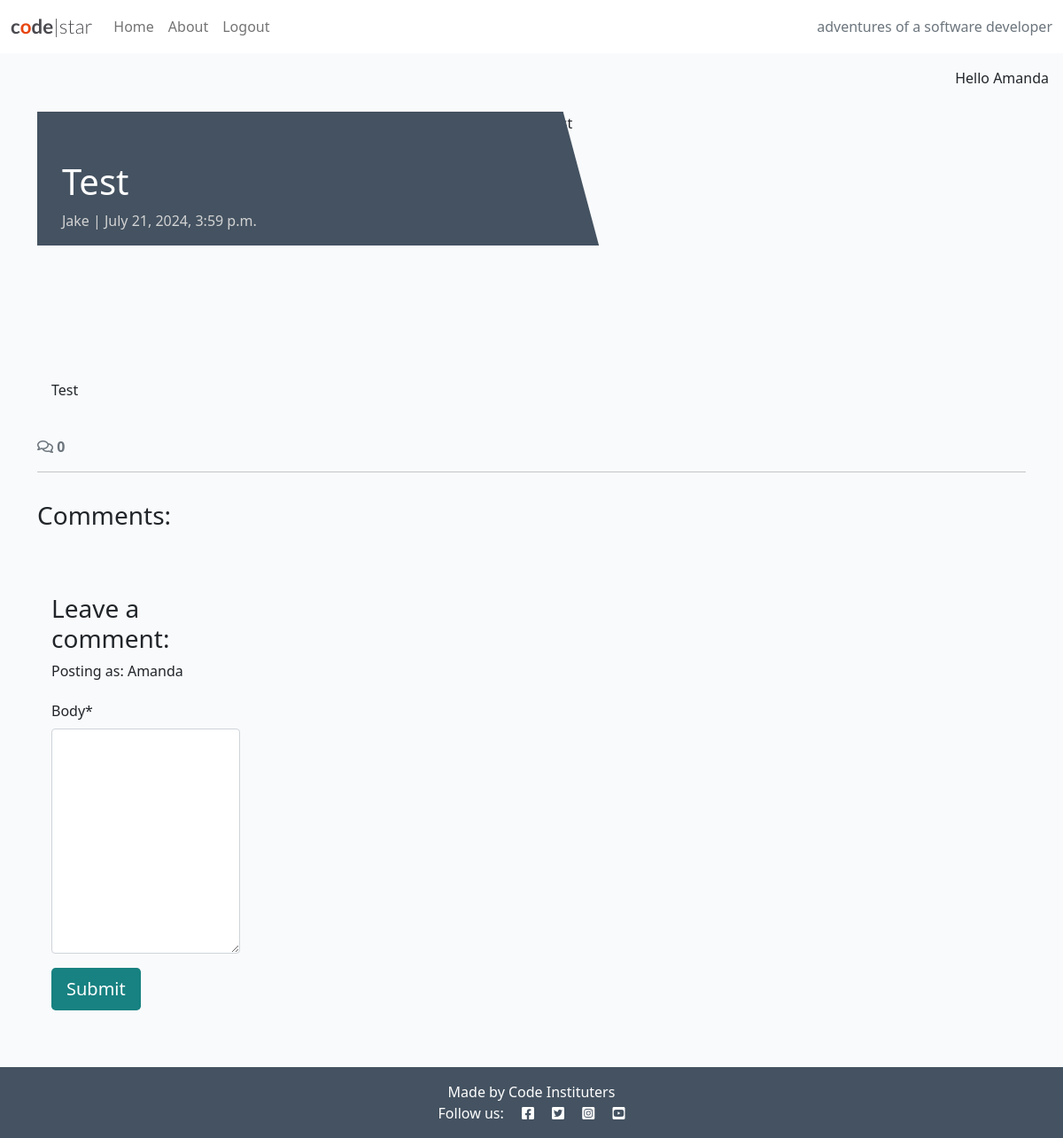
/Test/ (signed in), run on an earlier commit of the app's database.
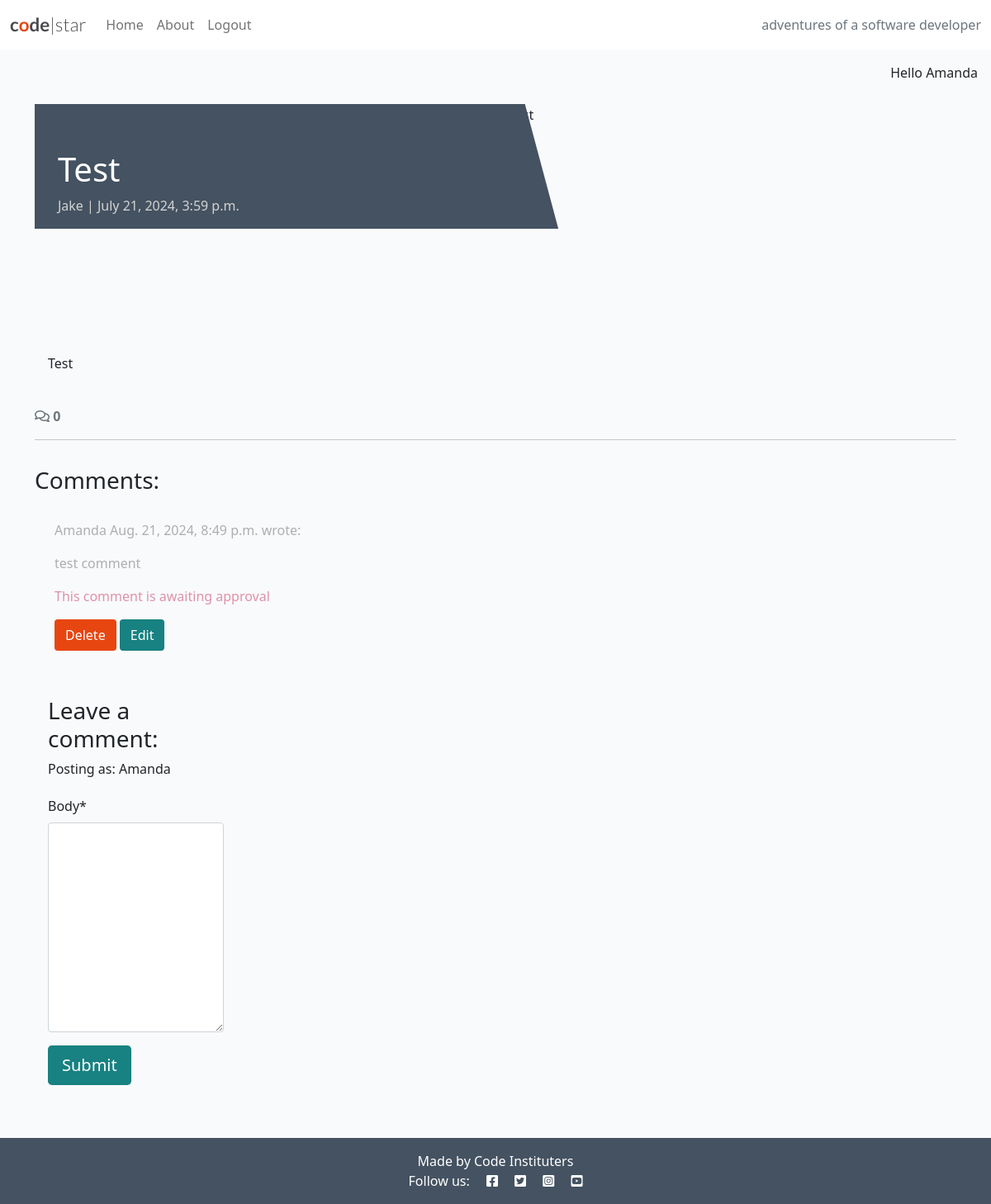
And on a later commit of the database.
### blog/models.py (models this page shows, shortened)
class Post(models.Model):
    title = models.CharField(max_length=200, unique=True)
    slug = models.SlugField(max_length=200, unique=True)
    author = models.ForeignKey(
    User, on_delete=models.CASCADE, related_name="blog_posts"
)
    featured_image = CloudinaryField('image', default='placeholder')
    content = models.TextField()
    created_on = models.DateTimeField(auto_now_add=True)
    status = models.IntegerField(choices=STATUS, default=0)
    class Meta:
        ordering = ["-created_on"]

class Comment(models.Model):
    post = models.ForeignKey(
        Post, on_delete=models.CASCADE, related_name="comments")
    author = models.ForeignKey(
        User, on_delete=models.CASCADE, related_name="commenter")
    body = models.TextField()
    approved = models.BooleanField(default=False)
    created_on = models.DateTimeField(auto_now_add=True)
    class Meta:
        ordering = ["created_on"]

### blog/views.py (the view, shortened to what this page needs)
# urls.py: path('<slug:slug>/', views.post_detail, name='post_detail'),
def post_detail(request, slug):
    queryset = Post.objects.filter(status=1)
    post = get_object_or_404(queryset, slug=slug)
    comments = post.comments.all().order_by("-created_on")
    comment_count = post.comments.filter(approved=True).count()
    comment_form = CommentForm()
    return render(
        request,
        "blog/post_detail.html",
        {"post": post,
        "comments": comments,
        "comment_count": comment_count,
        "comment_form": comment_form,
        },
    )

### blog/forms.py
class CommentForm(forms.ModelForm):
    class Meta:
        model = Comment
        fields = ('body',)

### blog/templates/blog/post_detail.html (shortened to what this page needs)
{% extends 'base.html' %} {% block content %}
{% load static %}
{% load crispy_forms_tags %}
<div class="masthead">
    <div class="container">
        <div class="row g-0">
            <div class="col-md-6 masthead-text">
                <h1 class="post-title">{{ post.title }}</h1>
                <p class="post-subtitle">{{ post.author }} | {{ post.created_on }}</p>
            </div>
            <div class="d-none d-md-block col-md-6 masthead-image">
              {% if "placeholder" in post.featured_image.url %}
              <img src="{% static 'images/default.jpg' %}" class="scale"
                alt="placeholder image">
              {% else %}
              <img src="{{ post.featured_image.url }}" class="scale"
                alt="{{ post.title }}">
              {% endif %}
            </div>
        </div>
    </div>
</div>
<div class="container">
    <div class="row">
        <div class="col card mb-4  mt-3 left  top">
            <div class="card-body">
                <p class="card-text">
                    {{ post.content | safe }}
                </p>
            </div>
        </div>
    </div>
  <div class="row">
    <div class="col-12">
      <strong class="text-secondary">
        <i class="far fa-comments"></i> {{ comment_count }}
      </strong>
    </div>
    <div class="col-12">
      <hr>
    </div>
  </div>
  <div class="row">
    <div class="col-md-8 card mb-4  mt-3 ">
      <h3>Comments:</h3>
      <div class="card-body">
        {% for comment in comments %}
        <div class="p-2 comments
          {% if not comment.approved and comment.author == user %}
          faded{% elif not comment.approved %} d-none{% endif %}">
          <p class="font-weight-bold">
            {{ comment.author }}
            <span class="font-weight-normal">
              {{ comment.created_on }}
            </span> wrote:
          </p>
          <div id="comment{{ comment.id }}">
            {{ comment.body | linebreaks }}
          </div>
          {% if not comment.approved and comment.author == user %}
          <p class="approval">
            This comment is awaiting approval
          </p>
          {% endif %}
          {% if user.is_authenticated and comment.author == user %}
          <button class="btn btn-delete"
            comment_id="{{ comment.id }}">Delete</button>
          <button class="btn btn-edit"
            comment_id="{{ comment.id }}">Edit</button>
          {% endif %}
        </div>
        {% endfor %}
      </div>
    <div class="col-md-4 card mb-4 mt-3">
        <div class="card-body">
          {% if user.is_authenticated %}
          <h3>Leave a comment:</h3>
          <p>Posting as: {{ user.username }}</p>
          <form id="commentForm" method="post"
            style="margin-top: 1.3em;">
            {{ comment_form | crispy }}
            <button id="submitButton" type="submit"
              class="btn btn-signup btn-lg">Submit</button>
          </form>
          {% else %}
          <p>Log in to leave a comment</p>
          {% endif %}
        </div>
      </div>
    </div>
  </div>
  {% endblock content %}

### templates/base.html (shortened to what this page needs)
{% load static %}
{% url 'home' as home_url %}
{% url 'about' as about_url %}
{% url 'account_login' as login_url %}
{% url 'account_signup' as signup_url %}
{% url 'account_logout' as logout_url %}
<!DOCTYPE html>
<html class="h-100" lang="en">
<head>
    <link rel="stylesheet" href="https://cdnjs.cloudflare.com/ajax/libs/font-awesome/5.15.3/css/all.min.css">
    <link href="https://cdn.jsdelivr.net/npm/bootstrap@5.0.1/dist/css/bootstrap.min.css" rel="stylesheet"
>
    <link rel="stylesheet" href="{% static 'css/style.css' %}">
</head>
<body class="d-flex flex-column h-100 main-bg">
    <nav class="navbar navbar-expand-lg navbar-light bg-white">
        <div class="container-fluid">
            <a class="navbar-brand" href="{% url 'home' %}"><span class="brand">c<span class="red-o">o</span>de<span
                        class="thin">|star</span></span></a>
            <div class="collapse navbar-collapse" id="navbarText">
                <ul class="navbar-nav me-auto mb-2 mb-lg-0">
                    <li class="nav-item">
                        <a class="nav-link {% if request.path == home_url %}active{% endif %}" aria-current="page"
                            href="{% url 'home' %}">Home</a>
                    </li>
                    <li class="nav-item">
                        <a
                          class="nav-link
                          {% if request.path == about_url %}active{%endif%}"
                          aria-current="page"
                          href="{% url 'about' %}"
                          >About</a
                        >
                      </li>
                      {% if user.is_authenticated %}
                      <li class="nav-item">
                          <a class="nav-link {% if request.path == logout_url %}active{% endif %}" aria-current="page" href="{% url 'account_logout' %}">Logout</a>
                      </li>
                      {% endif %}
                </ul>
                <span class="navbar-text text-muted">
                    adventures of a software developer
                </span>
            </div>
        </div>
    </nav>
    <main class="flex-shrink-0 main-bg">
        {% if user.is_authenticated %}
        <p class="text-end m-3">Hello {{ user }}</p>
        {% else %}
        <p class="text-end m-3">You are not logged in</p>
        {% endif %}
        {% block content %}{% endblock content %}
    </main>
    <footer class="footer mt-auto py-3 dark-bg">
        <p class="m-0 text-center text-white">Made by Code Instituters</p>
        <p class="m-0 text-center text-white">Follow us: <i class="fab fa-facebook-square ms-3"></i>
            <i class="fab fa-twitter-square ms-3"></i>
            <i class="fab fa-instagram-square ms-3"></i>
            <i class="fab fa-youtube-square ms-3"></i>
        </p>
    </footer>
</body>
</html>

### static/css/style.css (style rules this page uses)
body { background-color: #8da9e0; }
.brand { font-family: Lato, sans-serif; font-size: 1.4rem; font-weight: 700; color: #4A4A4F; }
.red-o { color: #E84610; }
.thin { font-weight: 300; }
.dark-bg { background-color: #445261; }
.main-bg { background-color: #F9FAFC; }
.card { border: none; background-color: transparent; }
.scale { width: 100%; height: auto; }
.masthead { margin-top: 10px; overflow: hidden; position: relative; display: inline-block; height: 33vh; width: 100%; }
.masthead-text { background-color: #445261; color: white; position: relative; }
.masthead-image { position: relative; overflow: hidden; }
.masthead-image:after { content: ""; position: absolute; top: 0; right: 90%; height: 100%; width: 150%; background: #445261; -webkit-transform: skew(15deg); -moz-transform: skew(15deg); transform: skew(15deg); z-index: 100; }
.post-title { margin-top: 10%; margin-left: 5%; }
.post-subtitle { margin-left: 5%; color: lightgray; }
.btn-signup, .btn-edit { background-color: #188181; color: #fff; }
.btn-delete { color: #fff; background: #E84610; }
.faded { color: rgb(172, 175, 175); }
.approval { color: rgb(222, 146, 168); }

What changed in the data, as far as the page shows it:
added Comment: author "Amanda", created_on "Aug. 21, 2024, 8:49 p.m.", body "test comment", approved "This comment is awaiting approval"
